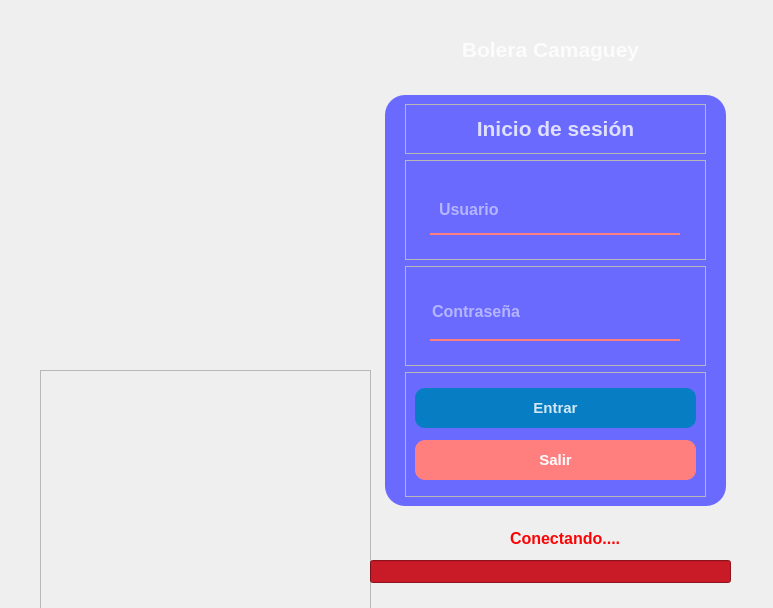
<?xml version="1.0" encoding="UTF-8"?>
<ui version="4.0">
 <class>Form</class>
 <widget class="QWidget" name="Form">
  <property name="geometry">
   <rect>
    <x>0</x>
    <y>0</y>
    <width>773</width>
    <height>608</height>
   </rect>
  </property>
  <property name="windowTitle">
   <string>Iniciar Sesión</string>
  </property>
  <property name="styleSheet">
   <string notr="true"/>
  </property>
  <layout class="QVBoxLayout" name="verticalLayout">
   <property name="spacing">
    <number>0</number>
   </property>
   <property name="leftMargin">
    <number>0</number>
   </property>
   <property name="topMargin">
    <number>0</number>
   </property>
   <property name="rightMargin">
    <number>0</number>
   </property>
   <property name="bottomMargin">
    <number>0</number>
   </property>
   <item>
    <widget class="QWidget" name="centralwidget" native="true">
     <property name="styleSheet">
      <string notr="true">QWidget#centralwidget {
   background-color: qlineargradient(spread:pad, x1:0, y1:1, x2:1, y2:0.023,
    stop:0 rgba(0, 0, 255, 255),  /* Azul */
    stop:0.5 rgba(255, 255, 255, 255),  /* Blanco */
    stop:1 rgba(0, 0, 0, 255));  /* Negro */
  
}


QFrame#frame {
	
	background-color: rgb(106, 106, 255);
    margin: 15px;
    border-radius: 20px;

    border: none;  /* Asegúrate de no tener bordes visibles  background-color: rgb(129, 129, 129);*/
}


QPushButton#pushButton {
    background-color: rgba(215, 0, 0, 210); /* Fondo rojo sólido */
    color: rgba(255, 255, 255, 210); /* Texto en blanco */
    border-radius: 10px;
}

QPushButton#pushButton:hover {
    background-color: rgba(200, 0, 0, 255); /* Rojo más oscuro para el hover */
    color: rgba(255, 255, 255, 210); /* Mantenemos el texto en blanco */
}

QPushButton#pushButton:pressed {
    background-color: rgba(150, 0, 0, 255); /* Rojo aún más oscuro para el estado presionado */
    padding-left: 5px; /* Efecto de presión */
    padding-top: 5px; /* Efecto de presión */
}


QPushButton#pushButton_2, #pushButton_3, #pushButton_4, #pushButton_5{
	background-color: rgba(0, 0, 0, 0);
	color:rgba(85, 98, 112, 255);
}

QPushButton#pushButton_2:hover, #pushButton_3:hover, #pushButton_4:hover, #pushButton_5:hover{
	color: rgba(131, 96, 53, 255);
}

QPushButton#pushButton_2:pressed, #pushButton_3:pressed, #pushButton_4:pressed, #pushButton_5:pressed{
	padding-left:5px;
	padding-top:5px;
	color:rgba(91, 88, 53, 255);
}

</string>
     </property>
     <widget class="QLabel" name="label">
      <property name="geometry">
       <rect>
        <x>-10</x>
        <y>30</y>
        <width>271</width>
        <height>311</height>
       </rect>
      </property>
      <property name="styleSheet">
       <string notr="true"/>
      </property>
      <property name="text">
       <string/>
      </property>
     </widget>
     <widget class="QLabel" name="icono">
      <property name="geometry">
       <rect>
        <x>10</x>
        <y>10</y>
        <width>371</width>
        <height>321</height>
       </rect>
      </property>
      <property name="text">
       <string/>
      </property>
      <property name="pixmap">
       <pixmap resource="../recursos.qrc">:/iconos/iconos/logininicio.png</pixmap>
      </property>
     </widget>
     <widget class="QFrame" name="frame">
      <property name="geometry">
       <rect>
        <x>370</x>
        <y>80</y>
        <width>371</width>
        <height>441</height>
       </rect>
      </property>
      <property name="frameShape">
       <enum>QFrame::StyledPanel</enum>
      </property>
      <property name="frameShadow">
       <enum>QFrame::Raised</enum>
      </property>
      <layout class="QVBoxLayout" name="verticalLayout_3">
       <property name="leftMargin">
        <number>20</number>
       </property>
       <property name="rightMargin">
        <number>20</number>
       </property>
       <item>
        <widget class="QFrame" name="frame_3">
         <property name="maximumSize">
          <size>
           <width>16777215</width>
           <height>50</height>
          </size>
         </property>
         <property name="frameShape">
          <enum>QFrame::StyledPanel</enum>
         </property>
         <property name="frameShadow">
          <enum>QFrame::Raised</enum>
         </property>
         <layout class="QHBoxLayout" name="horizontalLayout">
          <item>
           <widget class="QLabel" name="label_7">
            <property name="maximumSize">
             <size>
              <width>16777215</width>
              <height>30</height>
             </size>
            </property>
            <property name="font">
             <font>
              <pointsize>22</pointsize>
              <bold>true</bold>
             </font>
            </property>
            <property name="styleSheet">
             <string notr="true">color:rgba(255, 255, 255, 200);</string>
            </property>
            <property name="text">
             <string>&lt;html&gt;&lt;head/&gt;&lt;body&gt;&lt;p align=&quot;center&quot;&gt;&lt;span style=&quot; font-size:16pt;&quot;&gt;Inicio de sesión&lt;/span&gt;&lt;/p&gt;&lt;/body&gt;&lt;/html&gt;</string>
            </property>
           </widget>
          </item>
         </layout>
        </widget>
       </item>
       <item>
        <widget class="QFrame" name="frame_4">
         <property name="maximumSize">
          <size>
           <width>16777215</width>
           <height>100</height>
          </size>
         </property>
         <property name="frameShape">
          <enum>QFrame::StyledPanel</enum>
         </property>
         <property name="frameShadow">
          <enum>QFrame::Raised</enum>
         </property>
         <layout class="QHBoxLayout" name="horizontalLayout_2">
          <item>
           <widget class="QLineEdit" name="email">
            <property name="maximumSize">
             <size>
              <width>250</width>
              <height>50</height>
             </size>
            </property>
            <property name="font">
             <font>
              <pointsize>12</pointsize>
              <bold>true</bold>
             </font>
            </property>
            <property name="layoutDirection">
             <enum>Qt::LeftToRight</enum>
            </property>
            <property name="styleSheet">
             <string notr="true">background-color: rgba(0, 0, 0, 0); /* Fondo transparente */
    border: none; /* Sin borde */
    border-bottom: 2px solid #FF7F7F; /* Borde rojo suave */
    color: rgba(255, 255, 255, 255); /* Texto blanco fuerte */
   
   padding-left: 7px; /* Espaciado inferior */
 text-align: center;  /* Centra el texto */</string>
            </property>
            <property name="text">
             <string/>
            </property>
            <property name="placeholderText">
             <string>Usuario</string>
            </property>
           </widget>
          </item>
         </layout>
        </widget>
       </item>
       <item>
        <widget class="QFrame" name="frame_5">
         <property name="maximumSize">
          <size>
           <width>16777215</width>
           <height>100</height>
          </size>
         </property>
         <property name="frameShape">
          <enum>QFrame::StyledPanel</enum>
         </property>
         <property name="frameShadow">
          <enum>QFrame::Raised</enum>
         </property>
         <layout class="QHBoxLayout" name="horizontalLayout_3">
          <item>
           <widget class="QLineEdit" name="password">
            <property name="maximumSize">
             <size>
              <width>250</width>
              <height>50</height>
             </size>
            </property>
            <property name="font">
             <font>
              <pointsize>12</pointsize>
              <bold>true</bold>
             </font>
            </property>
            <property name="layoutDirection">
             <enum>Qt::LeftToRight</enum>
            </property>
            <property name="styleSheet">
             <string notr="true">background-color: rgba(0, 0, 0, 0); /* Fondo transparente */
    border: none; /* Sin borde */
    border-bottom: 2px solid #FF7F7F; /* Borde rojo suave */
    color: rgba(255, 255, 255, 255); /* Texto blanco fuerte */
    padding-bottom: 7px; /* Espaciado inferior */
 text-align: center;  /* Centra el texto */
ing-left: 7px; /* Espaciado inferior */</string>
            </property>
            <property name="text">
             <string/>
            </property>
            <property name="echoMode">
             <enum>QLineEdit::Password</enum>
            </property>
            <property name="placeholderText">
             <string>Contraseña</string>
            </property>
           </widget>
          </item>
         </layout>
        </widget>
       </item>
       <item>
        <widget class="QFrame" name="frame_6">
         <property name="maximumSize">
          <size>
           <width>16777215</width>
           <height>200</height>
          </size>
         </property>
         <property name="frameShape">
          <enum>QFrame::StyledPanel</enum>
         </property>
         <property name="frameShadow">
          <enum>QFrame::Raised</enum>
         </property>
         <layout class="QVBoxLayout" name="verticalLayout_2">
          <item>
           <widget class="QPushButton" name="pushButton">
            <property name="maximumSize">
             <size>
              <width>16777215</width>
              <height>40</height>
             </size>
            </property>
            <property name="font">
             <font>
              <pointsize>11</pointsize>
              <bold>true</bold>
             </font>
            </property>
            <property name="cursor">
             <cursorShape>PointingHandCursor</cursorShape>
            </property>
            <property name="styleSheet">
             <string notr="true">QPushButton{

		background-color: rgb(7, 125, 195);
	color:rgba(255, 255, 255, 210);
	border-radius:10px;
}

QPushButton:hover{
		background-color: rgb(9, 164, 253);
}

QPushButton:pressed{
	padding-left:5px;
	padding-top:5px;
	background-color:rgba(150, 123, 111, 255);
}</string>
            </property>
            <property name="text">
             <string>Entrar</string>
            </property>
           </widget>
          </item>
          <item>
           <widget class="QPushButton" name="pushButton_2">
            <property name="maximumSize">
             <size>
              <width>16777215</width>
              <height>40</height>
             </size>
            </property>
            <property name="font">
             <font>
              <pointsize>11</pointsize>
              <bold>true</bold>
             </font>
            </property>
            <property name="styleSheet">
             <string notr="true">background-color: #FF7F7F;
color: rgb(255, 255, 255);
border-radius:10px;</string>
            </property>
            <property name="text">
             <string>Salir</string>
            </property>
           </widget>
          </item>
         </layout>
        </widget>
       </item>
      </layout>
     </widget>
     <widget class="QLabel" name="label_9">
      <property name="geometry">
       <rect>
        <x>430</x>
        <y>30</y>
        <width>241</width>
        <height>40</height>
       </rect>
      </property>
      <property name="font">
       <font>
        <pointsize>22</pointsize>
        <bold>true</bold>
       </font>
      </property>
      <property name="styleSheet">
       <string notr="true">color:rgba(255, 255, 255, 200);</string>
      </property>
      <property name="text">
       <string>&lt;html&gt;&lt;head/&gt;&lt;body&gt;&lt;p align=&quot;center&quot;&gt;&lt;span style=&quot; font-size:16pt;&quot;&gt;Bolera Camaguey&lt;/span&gt;&lt;/p&gt;&lt;/body&gt;&lt;/html&gt;</string>
      </property>
     </widget>
     <widget class="QLabel" name="label_2">
      <property name="geometry">
       <rect>
        <x>150</x>
        <y>480</y>
        <width>41</width>
        <height>101</height>
       </rect>
      </property>
      <property name="text">
       <string/>
      </property>
      <property name="pixmap">
       <pixmap>C:/Users/Javy/.designer/fotos/bolo1.jpg</pixmap>
      </property>
     </widget>
     <widget class="QFrame" name="frame_2">
      <property name="geometry">
       <rect>
        <x>40</x>
        <y>370</y>
        <width>331</width>
        <height>331</height>
       </rect>
      </property>
      <property name="frameShape">
       <enum>QFrame::StyledPanel</enum>
      </property>
      <property name="frameShadow">
       <enum>QFrame::Raised</enum>
      </property>
      <widget class="QLabel" name="label_3">
       <property name="geometry">
        <rect>
         <x>-40</x>
         <y>-30</y>
         <width>329</width>
         <height>241</height>
        </rect>
       </property>
       <property name="text">
        <string/>
       </property>
       <property name="pixmap">
        <pixmap resource="../bolos.qrc">:/animaciones/fotos/palmares.png</pixmap>
       </property>
      </widget>
     </widget>
     <widget class="QProgressBar" name="loading_bar">
      <property name="enabled">
       <bool>true</bool>
      </property>
      <property name="geometry">
       <rect>
        <x>370</x>
        <y>560</y>
        <width>361</width>
        <height>23</height>
       </rect>
      </property>
      <property name="font">
       <font>
        <pointsize>12</pointsize>
       </font>
      </property>
      <property name="styleSheet">
       <string notr="true">background-color: rgb(200, 27, 39);</string>
      </property>
      <property name="value">
       <number>0</number>
      </property>
      <property name="textVisible">
       <bool>false</bool>
      </property>
     </widget>
     <widget class="QLabel" name="conectando">
      <property name="geometry">
       <rect>
        <x>510</x>
        <y>530</y>
        <width>111</width>
        <height>16</height>
       </rect>
      </property>
      <property name="font">
       <font>
        <pointsize>12</pointsize>
        <bold>true</bold>
       </font>
      </property>
      <property name="styleSheet">
       <string notr="true">color: rgb(252, 4, 5);</string>
      </property>
      <property name="text">
       <string>Conectando.....</string>
      </property>
     </widget>
    </widget>
   </item>
  </layout>
 </widget>
 <resources>
  <include location="../recursos.qrc"/>
  <include location="../bolos.qrc"/>
  <include location="C:/Users/Javy/.designer/bolos.qrc"/>
 </resources>
 <connections/>
</ui>
